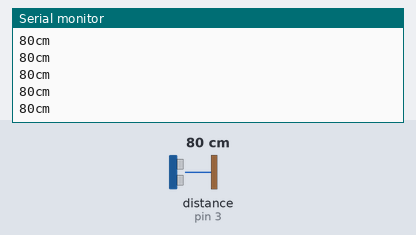
This sketch was run on a simulated Arduino Uno, built with avr-gcc and run on an emulated ATmega328P. Shown: the last lines printed to the serial monitor. The inputs (shaded band) are chosen by the test bench; at power-on: distance to the obstacle (sensor on pin 3) 80 cm. The echo pulse lasts 58.3 µs per cm.

Above: at 1.2 s.
1.3 s: distance to the obstacle (sensor on pin 3) set to 4 cm
At 1.38 s:
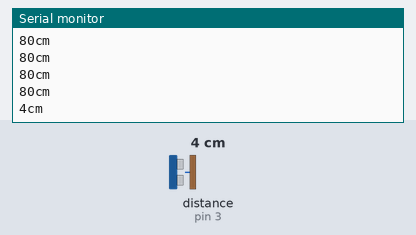
4.3 s: distance to the obstacle (sensor on pin 3) set to 2 cm
At 4.3 s:
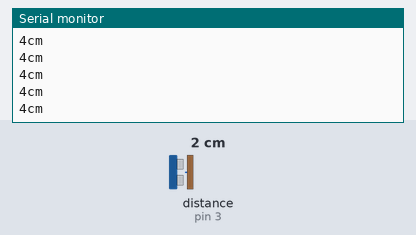
Timing chart, 0 to 7.3 s (numbered marks = the images above; inputs shaded):
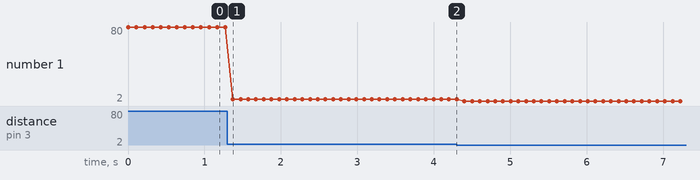

The sketch:

ultrasoundwithoutdelay.ino
```cpp
#include <Ultrasonic.h>

Ultrasonic ultrasonic(2,3); // (Trig PIN,Echo PIN)

void setup() {

Serial.begin(9600);

}

void loop()

{

Serial.print(ultrasonic.Ranging(CM)); // CM or INC

Serial.println("cm" );

delay(100);

}
```

Measured:
- after the input at 1.3 s, the serial monitor: prints a new line after 0.07 s (image 1)
- plotted number 1: 80 → 4 after the input at 1.3 s, 4 → 2 after the input at 4.3 s
